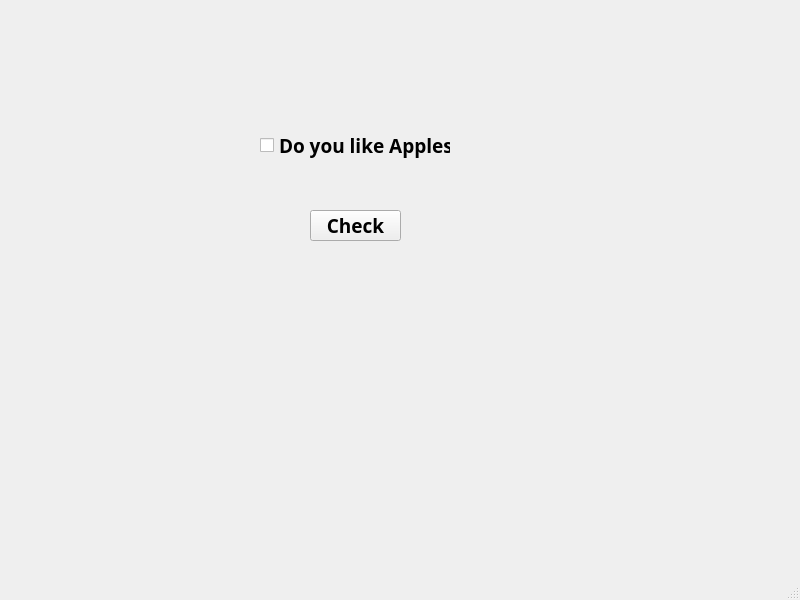
<?xml version="1.0" encoding="UTF-8"?>
<ui version="4.0">
 <class>MainWindow</class>
 <widget class="QMainWindow" name="MainWindow">
  <property name="geometry">
   <rect>
    <x>0</x>
    <y>0</y>
    <width>800</width>
    <height>600</height>
   </rect>
  </property>
  <property name="windowTitle">
   <string>MainWindow</string>
  </property>
  <widget class="QWidget" name="centralwidget">
   <widget class="QCheckBox" name="checkBox">
    <property name="geometry">
     <rect>
      <x>260</x>
      <y>120</y>
      <width>191</width>
      <height>51</height>
     </rect>
    </property>
    <property name="font">
     <font>
      <family>Bahnschrift SemiBold</family>
      <pointsize>14</pointsize>
      <weight>75</weight>
      <bold>true</bold>
     </font>
    </property>
    <property name="text">
     <string>Do you like Apples?</string>
    </property>
   </widget>
   <widget class="QPushButton" name="pushButton">
    <property name="geometry">
     <rect>
      <x>310</x>
      <y>210</y>
      <width>91</width>
      <height>31</height>
     </rect>
    </property>
    <property name="font">
     <font>
      <family>Bahnschrift SemiBold</family>
      <pointsize>14</pointsize>
      <weight>75</weight>
      <bold>true</bold>
     </font>
    </property>
    <property name="text">
     <string>Check</string>
    </property>
   </widget>
  </widget>
  <widget class="QMenuBar" name="menubar">
   <property name="geometry">
    <rect>
     <x>0</x>
     <y>0</y>
     <width>800</width>
     <height>21</height>
    </rect>
   </property>
  </widget>
  <widget class="QStatusBar" name="statusbar"/>
 </widget>
 <resources/>
 <connections/>
</ui>
